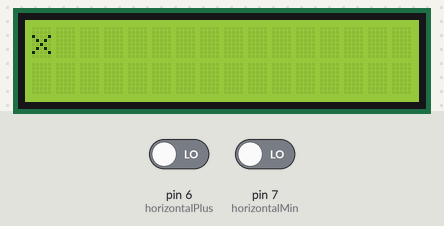
This sketch was run on a simulated Arduino Uno, built with avr-gcc and run on an emulated ATmega328P. On the bench: 16×2 character LCD. The inputs (shaded band) are chosen by the test bench; at power-on: pin 6 (horizontalPlus) LOW, pin 7 (horizontalMin) LOW.

Above: at 1.2 s.
1.3 s: pin 6 (horizontalPlus) driven HIGH
At 2.5 s:
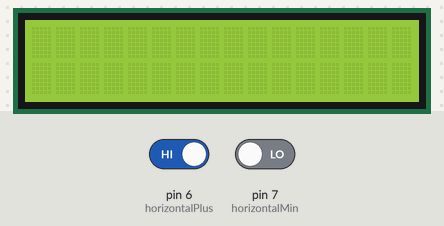
2.8 s: pin 6 (horizontalPlus) driven LOW
At 3.3 s:
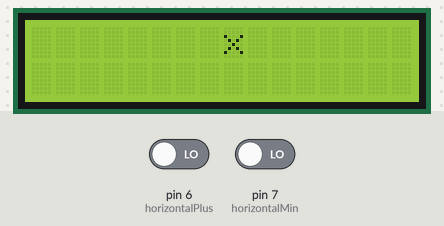
4.4 s: pin 6 (horizontalPlus) driven HIGH
At 6.6 s:
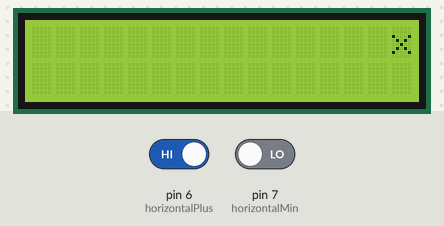
7.3 s: pin 7 (horizontalMin) driven HIGH
At 8.4 s:
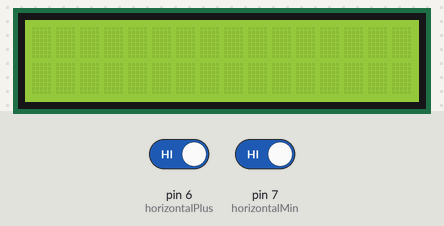
8.8 s: pin 7 (horizontalMin) driven LOW
At 10.3 s:
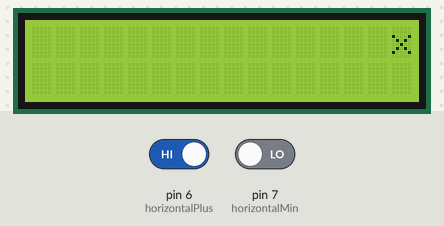
Timing chart, 0 to 11.4 s (numbered marks = the images above; inputs shaded):
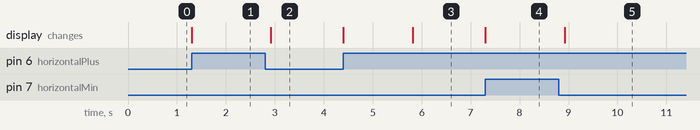

The sketch:

DisplayFun.ino
```cpp
#include <LiquidCrystal.h>
LiquidCrystal lcd(12, 11, 5, 4, 3, 2);

int rowHeight = 0;
int columnPosition = 0;
const int horizontalPlus = 6;
const int horizontalMin = 7;

void setup() {
  // put your setup code here, to run once:
  lcd.begin(16,2);
  lcd.setCursor(columnPosition, rowHeight);

}

void loop() {
  // put your main code here, to run repeatedly:
  lcd.setCursor(columnPosition, rowHeight);
  lcd.print("x");

  if(digitalRead(horizontalPlus)== HIGH && columnPosition < 15)
  {
    columnPosition++;
    lcd.clear();
    delay(200);
    //delay to debounce switch
  }

  if(digitalRead(horizontalMin) == HIGH && columnPosition > 0)
  {
    columnPosition--;
    lcd.clear();
    delay(200);
    //another massive delay to debounce for my fat fingers
  }
}
```

Measured:
- after the input at 1.3 s, the display: changes at once (image 1)
- after the input at 2.8 s, the display: changes after 0.12 s (image 2)
- after the input at 4.4 s, the display: first changes at once (image 3 shows a later state)
- after the input at 7.3 s, the display: changes at once (image 4)
- after the input at 8.8 s, the display: changes after 0.12 s (image 5)
